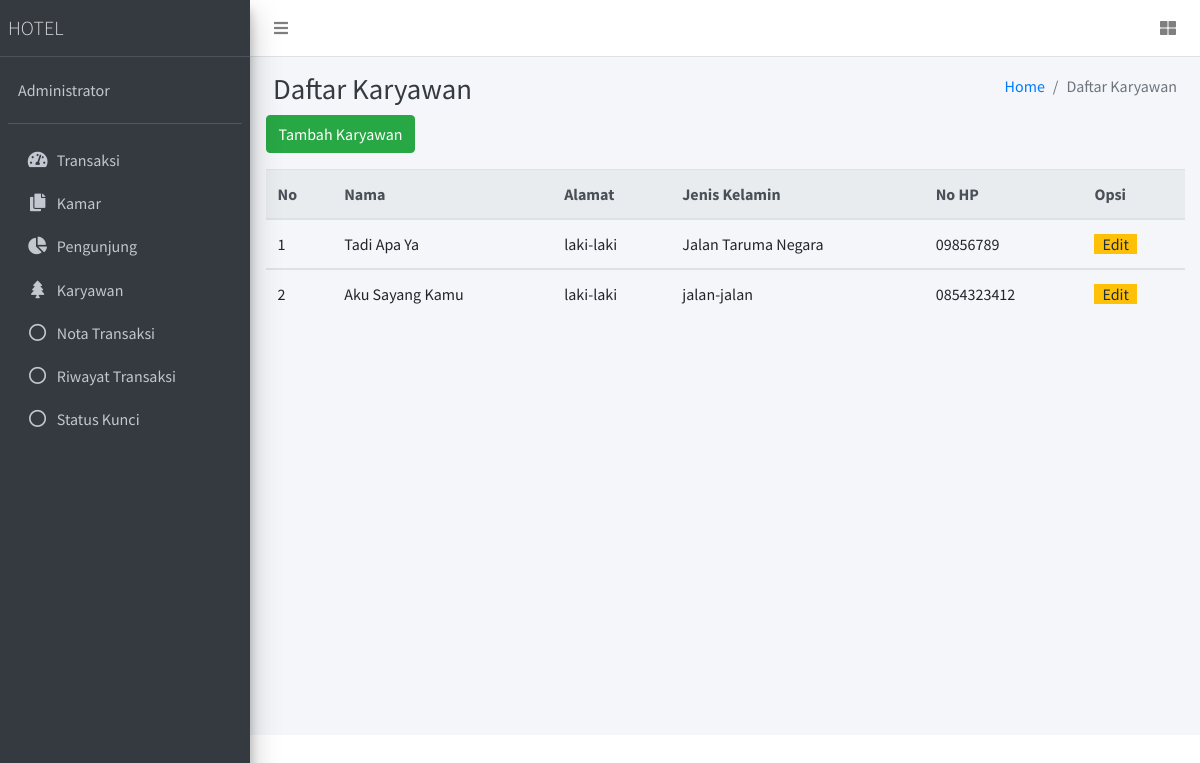
The app's page /karyawan, older data.
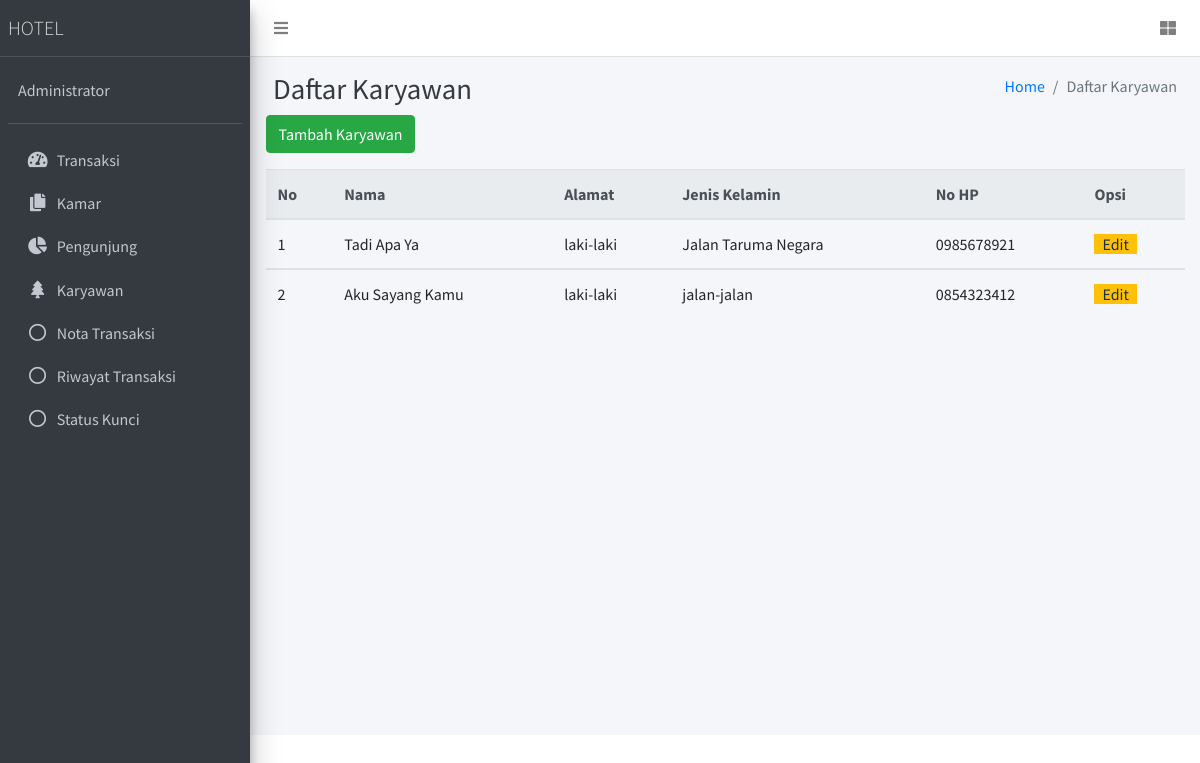
The same page, newer data.
### tables this page shows
CREATE TABLE `karyawan` (
  `id_karyawan` varchar(10) NOT NULL,
  `nama` varchar(30) NOT NULL,
  `jk` enum('perempuan','laki-laki') NOT NULL,
  `alamat` varchar(20) NOT NULL,
  `no_hp` varchar(20) NOT NULL
);

### app/core/Controller.php (called while the page is built, shortened)
<?php
class Controller
{
    public function view($view, $data = [])
    {
        require_once 'app/views/' . $view . '.php';
    }
    public function model($model)
    {
        return new $model;
    }
}

### app/controllers/Karyawan.php (called while the page is built, shortened)
<?php
class Karyawan extends Controller
{
    public function index()
    {
        $data['judul'] = "Daftar Karyawan";
        $data['active'] = 'karyawan';
        $data['karyawan'] = $this->model('Karyawan_model')->selectAll();
        $this->view('karyawan/index', $data);
    }
}

### app/core/App.php (called while the page is built, shortened)
<?php
class App
{
    protected $controller = 'transaksi',
        $method = 'index',
        $params = [];
    public function __construct()
    {
        $this->controller = new $this->controller;
        call_user_func_array([$this->controller, $this->method], $this->params);
    }
}

### index.php (called while the page is built, shortened)
<?php
$app = new App;

### app/core/Database.php (called while the page is built, shortened)
<?php
class Database
{
    private $host = DB_HOST;
    private $user = DB_USER;
    private $pass = DB_PASS;
    private $db_name = DB_NAME;
    private $dbh;
    private $stmt;
    public function __construct()
    {
        $dsn = 'mysql:host=' . $this->host . ';dbname=' . $this->db_name;
        $option = [
            PDO::ATTR_PERSISTENT => true,
            PDO::ATTR_ERRMODE => PDO::ERRMODE_EXCEPTION
        ];
        try {
            $this->dbh = new PDO($dsn, $this->user, $this->pass, $option);
        } catch (PDOException $e) {
            die($e->getMessage());
        }
    }
    public function query($query)
    {
        $this->stmt = $this->dbh->prepare($query);
    }
    public function execute()
    {
        $this->stmt->execute();
    }
    public function resultSet()
    {
        $this->execute();
        return $this->stmt->fetchAll(PDO::FETCH_ASSOC);
    }
}

### app/models/Karyawan_model.php (called while the page is built, shortened)
<?php
class Karyawan_model
{
    private $table = 'karyawan';
    private $db;
    public function __construct()
    {
        $this->db = new Database;
    }
    public function selectAll()
    {
        $this->db->query('SELECT * FROM ' . $this->table);
        return $this->db->resultSet();
    }
}

### app/views/karyawan/index.php (the view, shortened to what this page needs)
<div class="content-header">
    <div class="container" id="flasher">
<div class="container-fluid">
    <div class="row mb-2">
        <div class="col-sm-6">
            <h1 class="m-0 text-dark">Daftar Karyawan</h1>
        </div>
        <div class="col-sm-6">
            <ol class="breadcrumb float-sm-right">
                <li class="breadcrumb-item"><a href="<?= BASEURL ?>">Home</a></li>
                <li class="breadcrumb-item active">Daftar Karyawan</li>
            </ol>
        </div>
    </div>
</div>
</div>
<form method="POST">
    <div class="container mb-3">
        <button type="button" class="btn btn-success " data-toggle="modal" data-target="#exampleModal">
            Tambah Karyawan
        </button>
    </div>
</form>
<div class="container">
    <table class="table">
        <thead class="thead-light">
            <tr>
                <th>No</th>
                <th>Nama </th>
                <th>Alamat</th>
                <th>Jenis Kelamin</th>
                <th>No HP</th>
                <th>Opsi</th>
            </tr>
        </thead>
        <?php $no = 1; ?>
        <?php foreach ($data['karyawan'] as $karyawan) : ?>
            <tbody id="b<?= $karyawan['id_karyawan'] ?>">
                <tr id="t<?= $karyawan['id_karyawan'] ?>">
                    <td> <?= $no ?></td>
                    <td id='n<?= $karyawan['id_karyawan'] ?>'><?= $karyawan['nama'] ?></td>
                    <td id='j<?= $karyawan['id_karyawan'] ?>'><?= $karyawan['jk'] ?></td>
                    <td id='a<?= $karyawan['id_karyawan'] ?>'><?= $karyawan['alamat'] ?></td>
                    <td id='hp<?= $karyawan['id_karyawan'] ?>'><?= $karyawan['no_hp'] ?></td>
                    <td id='o<?= $karyawan['id_karyawan'] ?>'>
                        <span id="editButtonKar" data-karyawan='<?= $karyawan['id_karyawan'] ?>' class="badge-warning w-25 px-2" style="cursor:pointer">Edit</span>
                    </td>
                </tr>
                <?php $no += 1; ?>
            </tbody>
        <?php endforeach; ?>
    </table>
</div>

Row changes from the older to the newer data that the page shows:
changed karyawan "Tadi Apa Ya": no_hp "09856789" → "0985678921"
